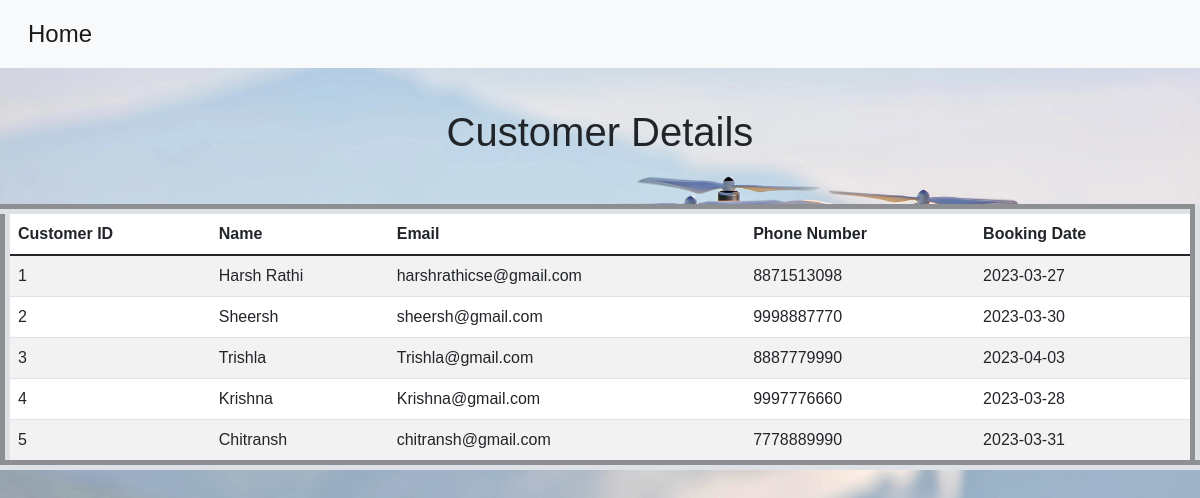
/view, run on the app's committed database.
### tables this page shows
CREATE TABLE customer (customer_id INTEGER PRIMARY KEY , customer_name VARCHAR NOT NULL, customer_email VARCHAR UNIQUE NOT NULL, customer_phone INTEGER UNIQUE NOT NULL, booking_date INTEGER NOT NULL);

### main.py (the view)
@app.route("/view")
def view():
    con = sqlite3.connect("droame.db")
    con.row_factory = sqlite3.Row
    cur = con.cursor()
    cur.execute("select * from customer")
    rows = cur.fetchall()
    return render_template("view.html",rows = rows)

### templates/view.html (shortened to what this page needs)
 <!doctype html>
    <html lang="en">
      <head>
        <link href="https://cdn.jsdelivr.net/npm/bootstrap@5.1.3/dist/css/bootstrap.min.css" rel="stylesheet">
         <link rel="stylesheet" type="text/css" href="static/main2.css">
      </head>
      <body>
        <nav class="navbar navbar-expand-lg navbar-light bg-light">
          <div class="container-fluid">
            <div class="collapse navbar-collapse" id="navbarSupportedContent">
              <ul class="navbar-nav me-auto mb-2 mb-lg-0">
                <li class="nav-item">
                  <a class="nav-link active" aria-current="page" href="/">Home</a>
                </li>
              </ul>
            </div>
          </div>
        </nav>
<div class = "textalign">
<h1>Customer Details</h1>
</div>
<table class="table table-striped" border=10>
    <thead>
      <tr>
        <th scope="col">Customer ID</th>
        <th scope="col">Name</th>
        <th scope="col">Email</th>
        <th scope="col">Phone Number</th>
        <th scope="col">Booking Date</th>
      </tr>
    </thead>
    {% for row in rows %}
    <tr>
        <td>{{row["customer_id"]}}</td>
        <td>{{row["customer_name"]}}</td>
        <td>{{row["customer_email"]}}</td>
        <td>{{row["customer_phone"]}}</td>
        <td>{{row["booking_date"]}}</td>
    </tr>
      {% endfor %}
  </table>
<br><br>
</body>
</html>

### static/main2.css (style rules this page uses)
* { margin: 0; padding: 0; }
body { font-family: arial; width: 100%; float: left; height: 100vh; background-image: url(drone3.jpg); background-size: 100%; overflow: hidden; }
.table>:not(caption)>*>* { padding: .5rem .5rem; background-color: #fff; border-bottom-width: 1px; box-shadow: inset 0 0 0 9999px var(--bs-table-accent-bg); }
.textalign { text-align: center; margin-top: 0px; padding-top: 40px; font-size: 34px; padding-bottom: 40px; }
.navbar { display:flex; align-items: center; background-color: aqua; justify-items: center; position: sticky; top: 0; padding: 8px; cursor: pointer; }
ul { list-style-type: none; overflow: hidden; display: block; float: left; }
li { float: left; }
li:last-child { border-right: none; }
a { display: block; color: #fff; text-align: center; padding: 20px 32px 26px 32px; text-decoration: none; font-size: 24px; transiton: all .5s; }

### data on the page
customer: customer_id "1", customer_name "Harsh Rathi", customer_email "harshrathicse@gmail.com", customer_phone "8871513098", booking_date "2023-03-27"
customer: customer_id "2", customer_name "Sheersh", customer_email "sheersh@gmail.com", customer_phone "9998887770", booking_date "2023-03-30"
customer: customer_id "3", customer_name "Trishla", customer_email "Trishla@gmail.com", customer_phone "8887779990", booking_date "2023-04-03"
customer: customer_id "4", customer_name "Krishna", customer_email "Krishna@gmail.com", customer_phone "9997776660", booking_date "2023-03-28"
customer: customer_id "5", customer_name "Chitransh", customer_email "chitransh@gmail.com", customer_phone "7778889990", booking_date "2023-03-31"
